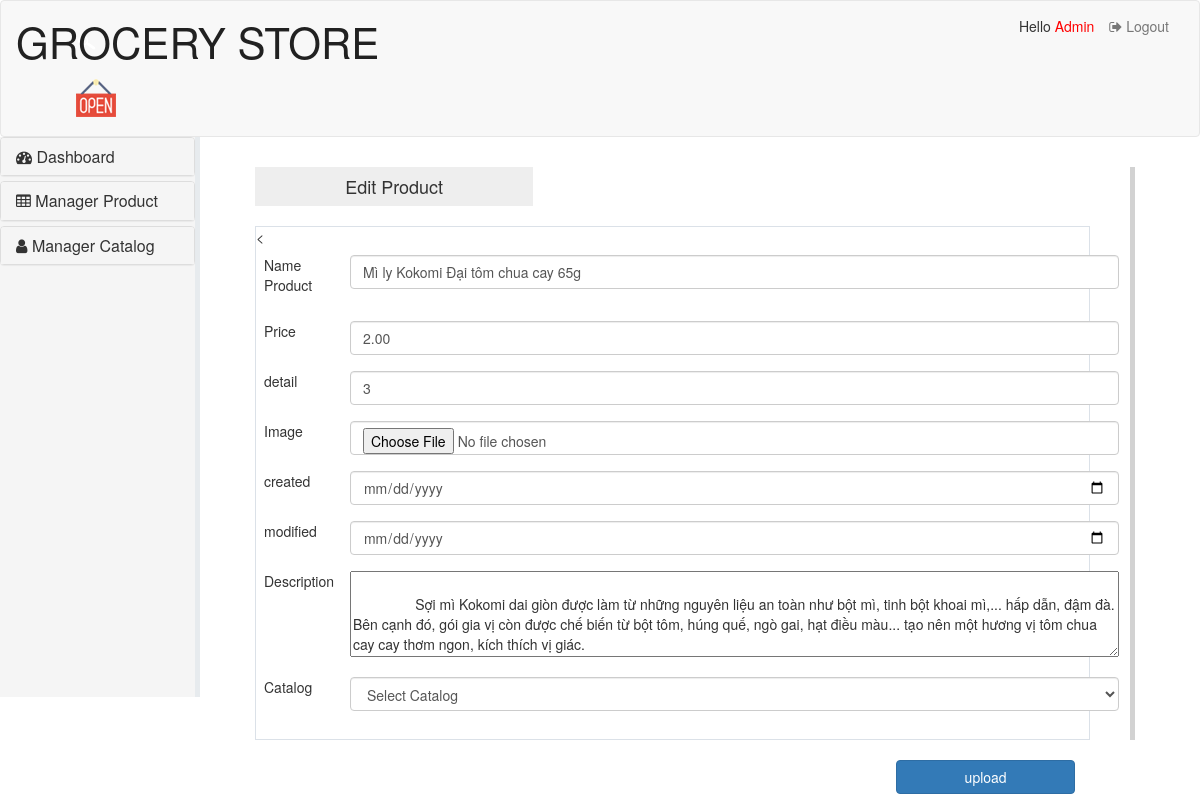
/quantri/editform.php?id=31, run on the app's committed database.
### tables this page shows
CREATE TABLE `product` (
  `product_id` int(11) NOT NULL,
  `category_id` int(11) NOT NULL,
  `name` varchar(100) NOT NULL,
  `price` decimal(15,2) NOT NULL DEFAULT '0.00',
  `detail` text NOT NULL,
  `image` varchar(255) NOT NULL,
  `created` datetime NOT NULL,
  `modified` datetime NOT NULL,
  `description` text
);

### web/quantri/app/product.php (called while the page is built, shortened)
<?php
class product extends db
{
	public function getProductById($id){
		$sql ="SELECT * FROM product WHERE product_id = $id";
		$result = self::$conn->query($sql);
		return $this->getdata($result);
	}
}
?>

### web/quantri/app/db.php (called while the page is built, shortened)
<?php
class db
{
	public function getdata($rs){
		$arr = array();
		while($row = $rs->fetch_assoc()){
			$arr[] = $row;
		}
		return $arr;
	}
}
?>

### web/quantri/editform.php (the view, shortened to what this page needs)
<?php
$product =	new	product();
?>
<!DOCTYPE html>
<html lang="en">
	<head>
		<link rel=stylesheet href="css/bootstrap.min.css" />
		<link rel="stylesheet" href="https://maxcdn.bootstrapcdn.com/font-awesome/4.6.3/css/font-awesome.min.css"/>
		<link rel="stylesheet" href="css/normalize.css"/>
		<link rel="stylesheet" href="css/style.css"/>
	</head>
	<body>
	<div id="warper">
		<div id="top">
			<nav class="navbar navbar-default site-top">
			  <div class="container-fluid">
			    <div class="navbar-header">
			      <div class="w3ls_logo_products_left">
				<h1><a href="index.html"><span>Grocery</span> Store</a></h1>
			</div>
			    </div>
			    <div class="collapse navbar-collapse" id="bs-example-navbar-collapse-1">
			      <ul class="nav navbar-nav navbar-right">
			        <li><p class="text-center" style="padding-top: 15px;">Hello  <span style="color: red">Admin</span></p></li>
			        <li><a href="#"><i class="fa fa-sign-out" aria-hidden="true"></i> Logout</a></li>
			      </ul>
			    </div>
			  </div>
			</nav>
		</div>
		<div class="col-md-2 left">
			<div class="left-menu">
				<div class="panel-group">
				    <div class="panel panel-default">
				      <div class="panel-heading">
				        <h4 class="panel-title">
				          <a data-toggle="collapse" href="trangchu.php"><i class="fa fa-tachometer" aria-hidden="true"></i>    Dashboard</a>
				        </h4>
				      </div>
				    </div>
				    <div class="panel panel-default">
				      <div class="panel-heading">
				        <h4 class="panel-title">
				          <a data-toggle="collapse" href="#danhmuc"> <i class="fa fa-table" aria-hidden="true"></i>  Manager Product  </a>
				        </h4>
				      </div>
				    </div>
					<div class="panel panel-default">
				      <div class="panel-heading">
				        <h4 class="panel-title">
				          <a data-toggle="collapse" href="#thanhvien"><i class="fa fa-user" aria-hidden="true"></i>   Manager Catalog  </a>
				        </h4>
				      </div>
				    </div>
				</div>
			</div>
		</div>
		<div class="right">
				<div class="col-md-10">
					<div class="content">
						<div class="col-md-4 add-dm">
					<?php
						$id = $_GET['id'];
						$productById = $product->getProductById($id);
					?>
							<h4 class="text-center">Edit  Product </h4>
						</div>
						<div class="clearfix"></div>
						<form method="post" action="edit.php" enctype="multipart/form-data">
							<div class="form" >
								<table class="table">
							      <tr>
							        <td><P>Name Product </p></td>
							        <td><input type="text" name="name" class="form-control" value="<?php echo $productById[0]['name'] ?>"></td>
							      </tr>
							     <tr>
							        <td><P>Price </p></td>
							        <td><input type="text" name="price" class="form-control" value="<?php echo $productById[0]['price'] ?>" ></td>
							      </tr>
							      <tr>
							        <td><P>detail </p></td>
							        <td><input type="text" name="detail" class="form-control" value="<?php echo $productById[0]['detail'] ?>" ></td>
							      </tr>
							      <tr>
							        <td><P>Image</p></td>
							        <td> <input type="file" name="fileToUpload" id="fileToUpload" class="form-control" src="../images/<?php echo $productById[0]['image']?>">
   									 </td>
							      </tr>
							      <tr>
							        <td><P>created</p></td>
							        <td><input name="created" type="date"" class="form-control"  value="<?php echo $productById[0]['created'] ?>" ></td>
							      </tr>
							      <tr>
							        <td><P>modified</p></td>
							        <td><input input name="modified" value="<?php echo $productById[0]['modified'] ?>" type="date" class="form-control"></td>
							      </tr>
							      <tr>
							        <td><P>Description </p></td>
							        <td><textarea rows="4" cols="100" name="description">
                 							  <?php echo $productById[0]['description'] ?>
                                   </textarea> </td>
							      </tr>
							      <tr>
							        <td><p>Catalog</p></td>
							        < <td><select name="catalog" class="form-control">
										<option  value="1">Select Catalog</option>
									</select>
									</td>
							      </tr>
							  </table>
							</div>
							<div class="col-md-3 form-group pull-right">
								 <button type="submit" class="btn btn-primary btn-block"><?php isset($_GET['submit'])
										?>upload</button>
							</div>
						</form>
					</div>
				</div>
		</div>
	</div>
	</body>
<html>

### web/quantri/css/style.css (style rules this page uses)
.site-top { margin-bottom: 0px; }
.left { padding-left: 0px; padding-right: 0; height: 560px;; background: #f5f5f5; border-right: 5px solid #e7ebee }
.right { padding: 30px; }
.content { border-right: 5px solid #d2d2d2; padding: 0 40px; }
.add-dm { background: #eeeeee; }
.form { margin: 20px 0; border: 1px solid #dbe1e8; }
.w3ls_logo_products_left { float:left; margin-right: 7em; }
.w3ls_logo_products_left h1 a { font-size: 1.5em; color: #212121; text-decoration: none; text-transform: uppercase; display: block; background: url(../img/img-sp.png) no-repeat 54px 6px; line-height: 1; height: 97px; }
.table>tbody>tr>td { border: none !important; }

### data on the page
product: name "Mì ly Kokomi Đại tôm chua cay 65g", price "2.00", detail "3", description "Sợi mì Kokomi dai giòn được làm từ những nguyên liệu an toàn như bột mì, tinh bột khoai mì,... hấp dẫn, đậm đà. Bên cạnh đó, gói gia vị còn được chế biến từ bột tôm, húng quế, ngò gai, hạt điều màu... tạo nên một hương vị tôm chua cay cay thơm ngon, kích thích vị giác."
